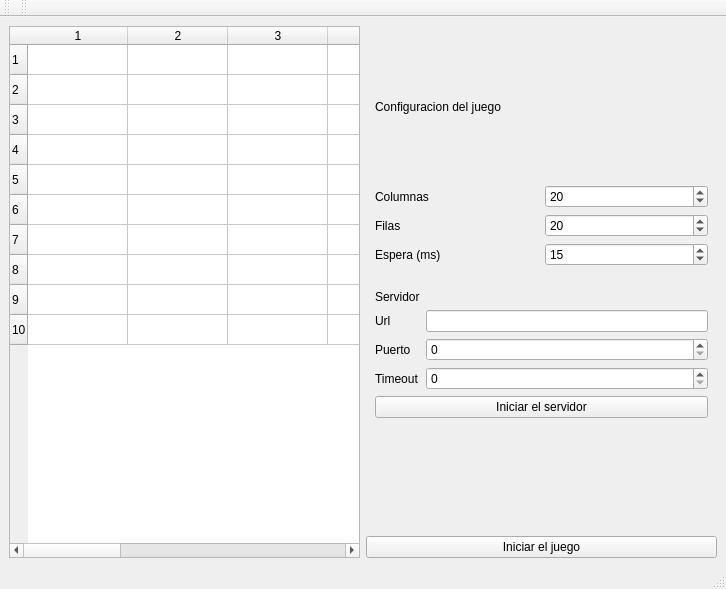
<?xml version="1.0" encoding="UTF-8"?>
<ui version="4.0">
 <class>MainWindow</class>
 <widget class="QMainWindow" name="MainWindow">
  <property name="geometry">
   <rect>
    <x>0</x>
    <y>0</y>
    <width>726</width>
    <height>589</height>
   </rect>
  </property>
  <property name="windowTitle">
   <string>Servidor</string>
  </property>
  <widget class="QWidget" name="centralwidget">
   <layout class="QGridLayout" name="gridLayout_2">
    <item row="0" column="0" rowspan="3">
     <widget class="QTableWidget" name="tw">
      <property name="autoFillBackground">
       <bool>false</bool>
      </property>
      <property name="rowCount">
       <number>10</number>
      </property>
      <property name="columnCount">
       <number>10</number>
      </property>
      <attribute name="horizontalHeaderMinimumSectionSize">
       <number>1</number>
      </attribute>
      <attribute name="verticalHeaderMinimumSectionSize">
       <number>1</number>
      </attribute>
      <row/>
      <row/>
      <row/>
      <row/>
      <row/>
      <row/>
      <row/>
      <row/>
      <row/>
      <row/>
      <column/>
      <column/>
      <column/>
      <column/>
      <column/>
      <column/>
      <column/>
      <column/>
      <column/>
      <column/>
     </widget>
    </item>
    <item row="0" column="1">
     <widget class="QWidget" name="widget_2" native="true">
      <property name="styleSheet">
       <string notr="true"/>
      </property>
      <layout class="QGridLayout" name="gridLayout">
       <item row="0" column="0" colspan="2">
        <widget class="QLabel" name="label_2">
         <property name="text">
          <string>Configuracion del juego</string>
         </property>
        </widget>
       </item>
       <item row="1" column="0">
        <widget class="QLabel" name="label_3">
         <property name="text">
          <string>Columnas</string>
         </property>
        </widget>
       </item>
       <item row="1" column="1">
        <widget class="QSpinBox" name="spinBox">
         <property name="value">
          <number>20</number>
         </property>
        </widget>
       </item>
       <item row="2" column="0">
        <widget class="QLabel" name="label_4">
         <property name="text">
          <string>Filas</string>
         </property>
        </widget>
       </item>
       <item row="2" column="1">
        <widget class="QSpinBox" name="spinBox_2">
         <property name="singleStep">
          <number>5</number>
         </property>
         <property name="value">
          <number>20</number>
         </property>
        </widget>
       </item>
       <item row="3" column="0">
        <widget class="QLabel" name="label_5">
         <property name="text">
          <string>Espera (ms)</string>
         </property>
        </widget>
       </item>
       <item row="3" column="1">
        <widget class="QSpinBox" name="spinBox_4">
         <property name="value">
          <number>15</number>
         </property>
        </widget>
       </item>
      </layout>
     </widget>
    </item>
    <item row="1" column="1">
     <widget class="QWidget" name="widget_3" native="true">
      <property name="styleSheet">
       <string notr="true"/>
      </property>
      <layout class="QFormLayout" name="formLayout_2">
       <property name="fieldGrowthPolicy">
        <enum>QFormLayout::AllNonFixedFieldsGrow</enum>
       </property>
       <item row="0" column="0">
        <widget class="QLabel" name="label_7">
         <property name="text">
          <string>Servidor</string>
         </property>
        </widget>
       </item>
       <item row="1" column="0">
        <widget class="QLabel" name="label_9">
         <property name="text">
          <string>Url</string>
         </property>
        </widget>
       </item>
       <item row="1" column="1">
        <widget class="QLineEdit" name="lineEdit"/>
       </item>
       <item row="2" column="0">
        <widget class="QLabel" name="label_10">
         <property name="text">
          <string>Puerto</string>
         </property>
        </widget>
       </item>
       <item row="2" column="1">
        <widget class="QSpinBox" name="spinBox_7"/>
       </item>
       <item row="3" column="0">
        <widget class="QLabel" name="label">
         <property name="text">
          <string>Timeout</string>
         </property>
        </widget>
       </item>
       <item row="3" column="1">
        <widget class="QSpinBox" name="spinBox_9"/>
       </item>
       <item row="4" column="0" colspan="2">
        <widget class="QPushButton" name="pushButton_3">
         <property name="text">
          <string>Iniciar el servidor</string>
         </property>
        </widget>
       </item>
      </layout>
      <zorder>label_7</zorder>
      <zorder>spinBox_7</zorder>
      <zorder>label_9</zorder>
      <zorder>label_10</zorder>
      <zorder>lineEdit</zorder>
      <zorder>label</zorder>
      <zorder>spinBox_9</zorder>
      <zorder>pushButton_3</zorder>
     </widget>
    </item>
    <item row="2" column="1">
     <widget class="QPushButton" name="pushButton_2">
      <property name="text">
       <string>Iniciar el juego</string>
      </property>
     </widget>
    </item>
   </layout>
  </widget>
  <widget class="QMenuBar" name="menubar">
   <property name="geometry">
    <rect>
     <x>0</x>
     <y>0</y>
     <width>726</width>
     <height>25</height>
    </rect>
   </property>
  </widget>
  <widget class="QStatusBar" name="statusbar"/>
  <widget class="QToolBar" name="toolBar">
   <property name="windowTitle">
    <string>toolBar</string>
   </property>
   <attribute name="toolBarArea">
    <enum>TopToolBarArea</enum>
   </attribute>
   <attribute name="toolBarBreak">
    <bool>false</bool>
   </attribute>
  </widget>
  <widget class="QToolBar" name="toolBar_2">
   <property name="windowTitle">
    <string>toolBar_2</string>
   </property>
   <attribute name="toolBarArea">
    <enum>TopToolBarArea</enum>
   </attribute>
   <attribute name="toolBarBreak">
    <bool>false</bool>
   </attribute>
  </widget>
 </widget>
 <resources/>
 <connections/>
</ui>
